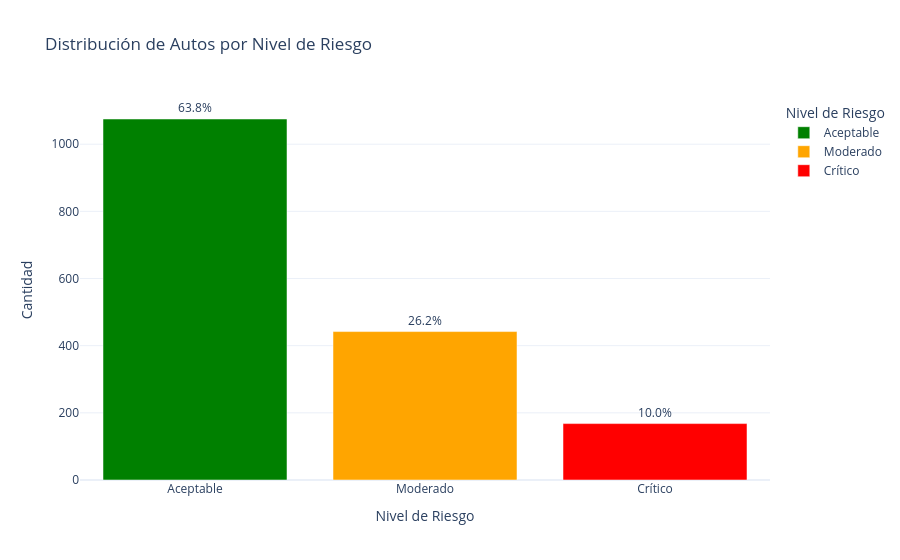

Notebook source saved alongside this figure:
### Markdown cell above
### Descripción

Se realizó un modelo de regresión para estimar el precio esperado de cada vehículo considerando variables relevantes del mercado, como kilometraje, año, marca y combustible. A partir de este modelo, se comparó el precio publicado con el valor estimado para identificar posibles desviaciones.

### Interpretación

Este KPI permite detectar publicaciones cuyo precio real se desvía del valor estimado por el modelo de valorización. Los resultados muestran que un **36,4% de las publicaciones quedó fuera del rango esperado**, evidenciando diferencias relevantes entre el precio observado y el precio proyectado.

Dentro de estas desviaciones se identificaron **115 alertas críticas** y **296 alertas moderadas**, lo que indica la existencia de vehículos potencialmente sobrevalorados o subvalorados respecto a las condiciones generales del mercado.

### Propuesta estratégica

Implementar un sistema de monitoreo continuo de precios para detectar oportunamente publicaciones fuera de rango y reducir decisiones basadas únicamente en percepción comercial. Asimismo, se recomienda priorizar la revisión de alertas críticas y utilizar el modelo como apoyo en procesos de compra, valorización e inventario, fortaleciendo la consistencia de precios y disminuyendo el riesgo comercial.

### Code cell
import plotly.express as px

# ==========================================
# GRÁFICO — DISTRIBUCIÓN DE AUTOS POR RIESGO
# ==========================================

df_riesgo = (
    df_alertas["Riesgo"]
    .value_counts()
    .reset_index()
)

df_riesgo.columns = [
    "Nivel de Riesgo",
    "Cantidad"
]

df_riesgo["Porcentaje"] = (
    df_riesgo["Cantidad"]
    / df_alertas.shape[0]
    * 100
).round(1)

color_map = {
    "Aceptable": "green",
    "Moderado": "orange",
    "Crítico": "red"
}

fig = px.bar(
    df_riesgo,
    x="Nivel de Riesgo",
    y="Cantidad",
    color="Nivel de Riesgo",
    color_discrete_map=color_map,
    text="Porcentaje",
    title="Distribución de Autos por Nivel de Riesgo"
)

fig.update_traces(
    texttemplate="%{text:.1f}%",
    textposition="outside"
)

fig.update_layout(
    template="plotly_white",
    height=500,
    xaxis_title="Nivel de Riesgo",
    yaxis_title="Cantidad",
    legend_title="Nivel de Riesgo"
)

fig.show()

### Figure 1 — Plotly figure (JSON) as saved in the notebook; plotly's stock layout.template omitted (floating-point values rounded to 4 significant figures)
{"data": [{"hovertemplate": "Nivel de Riesgo=%{x}<br>Cantidad=%{y}<br>Porcentaje=%{text}<extra></extra>", "legendgroup": "Aceptable", "marker": {"color": "green", "pattern": {"shape": ""}}, "name": "Aceptable", "orientation": "v", "showlegend": true, "text": [63.8], "textposition": "outside", "texttemplate": "%{text:.1f}%", "type": "bar", "x": ["Aceptable"], "xaxis": "x", "y": [1075], "yaxis": "y"}, {"hovertemplate": "Nivel de Riesgo=%{x}<br>Cantidad=%{y}<br>Porcentaje=%{text}<extra></extra>", "legendgroup": "Moderado", "marker": {"color": "orange", "pattern": {"shape": ""}}, "name": "Moderado", "orientation": "v", "showlegend": true, "text": [26.2], "textposition": "outside", "texttemplate": "%{text:.1f}%", "type": "bar", "x": ["Moderado"], "xaxis": "x", "y": [442], "yaxis": "y"}, {"hovertemplate": "Nivel de Riesgo=%{x}<br>Cantidad=%{y}<br>Porcentaje=%{text}<extra></extra>", "legendgroup": "Crítico", "marker": {"color": "red", "pattern": {"shape": ""}}, "name": "Crítico", "orientation": "v", "showlegend": true, "text": [10.0], "textposition": "outside", "texttemplate": "%{text:.1f}%", "type": "bar", "x": ["Crítico"], "xaxis": "x", "y": [168], "yaxis": "y"}], "layout": {"autosize": true, "barmode": "relative", "legend": {"title": {"text": "Nivel de Riesgo"}, "tracegroupgap": 0}, "title": {"text": "Distribución de Autos por Nivel de Riesgo"}, "xaxis": {"anchor": "y", "autorange": true, "categoryarray": ["Aceptable", "Moderado", "Crítico"], "categoryorder": "array", "domain": [0, 1], "range": [-0.5, 2.5], "title": {"text": "Nivel de Riesgo"}, "type": "category"}, "yaxis": {"anchor": "x", "autorange": true, "domain": [0, 1], "range": [0, 1270.0], "title": {"text": "Cantidad"}, "type": "linear"}}}
